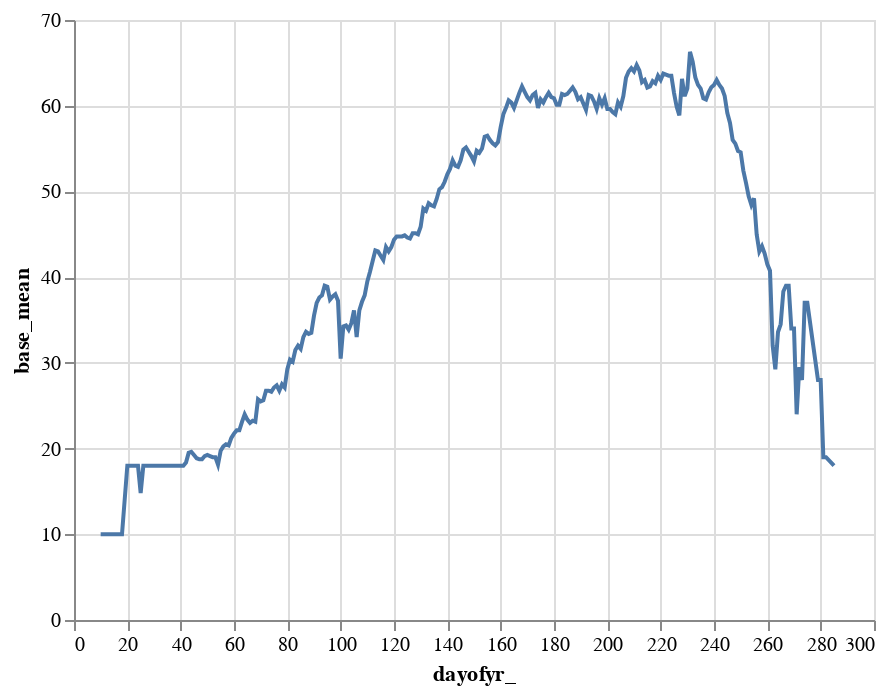

The code cell stored with this chart in its notebook:
### Code cell
base_chart = (alt.Chart(one_station)
              .mark_line().encode(x='dayofyr_:Q',
                                  y='base_mean:Q',
                                  tooltip=['base_mean:Q']
                                  )
              )
base_chart

### Figure 1 — Vega-Lite specification as saved in the notebook (floating-point values rounded to 4 significant figures; data arrays with more than 128 entries replaced by an {"elided": "..."} marker saying what was removed)
{"config": {"view": {"continuousWidth": 400, "continuousHeight": 300}}, "data": {"name": "data-9766aa28f60a7f7ba5af10efb05a9ff3"}, "mark": "line", "encoding": {"tooltip": [{"type": "quantitative", "field": "base_mean"}], "x": {"type": "quantitative", "field": "dayofyr_"}, "y": {"type": "quantitative", "field": "base_mean"}}, "$schema": "https://vega.github.io/schema/vega-lite/v4.8.1.json", "datasets": {"data-9766aa28f60a7f7ba5af10efb05a9ff3": {"elided": "265 records"}}}
